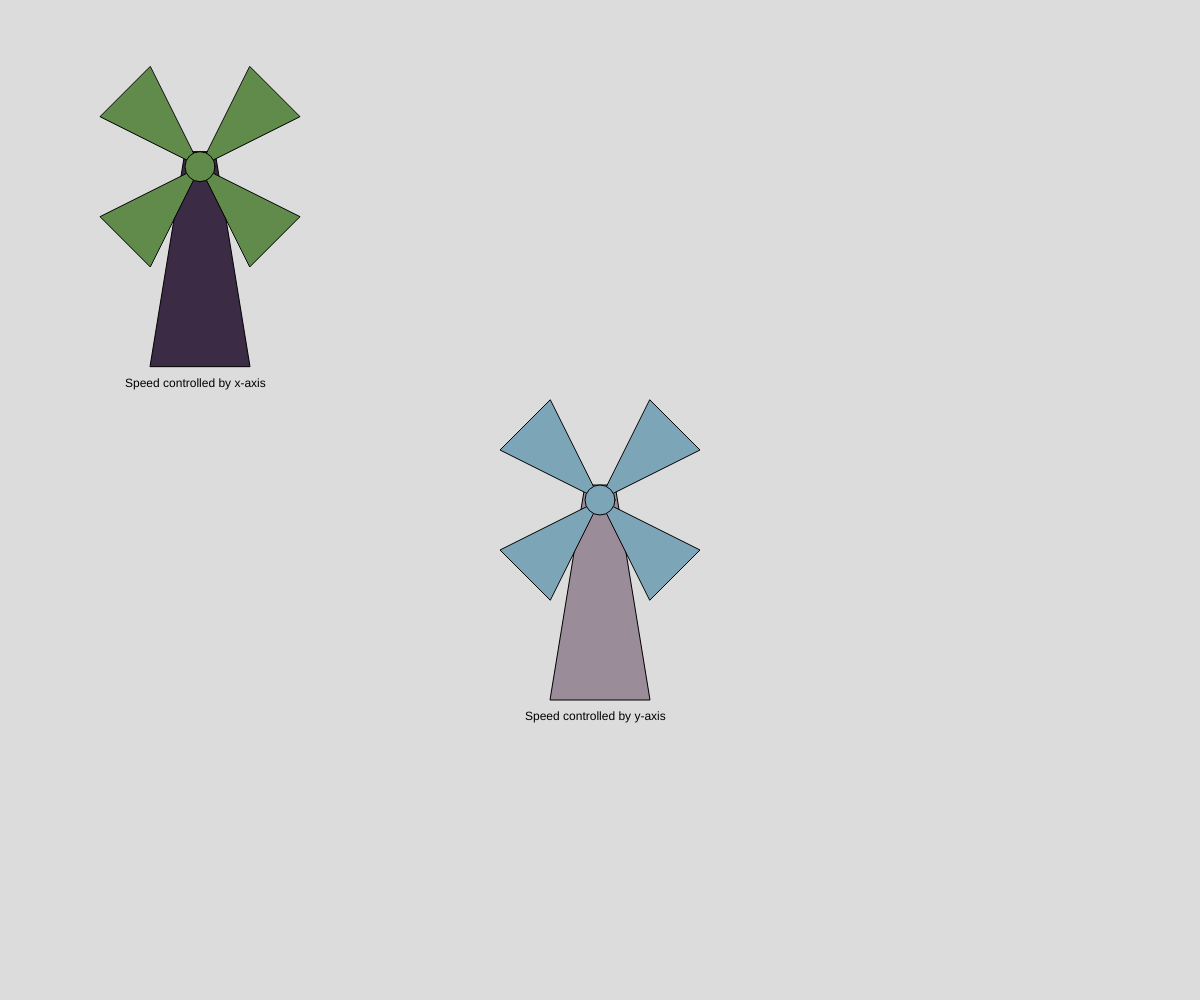
Frame 1 (no input)
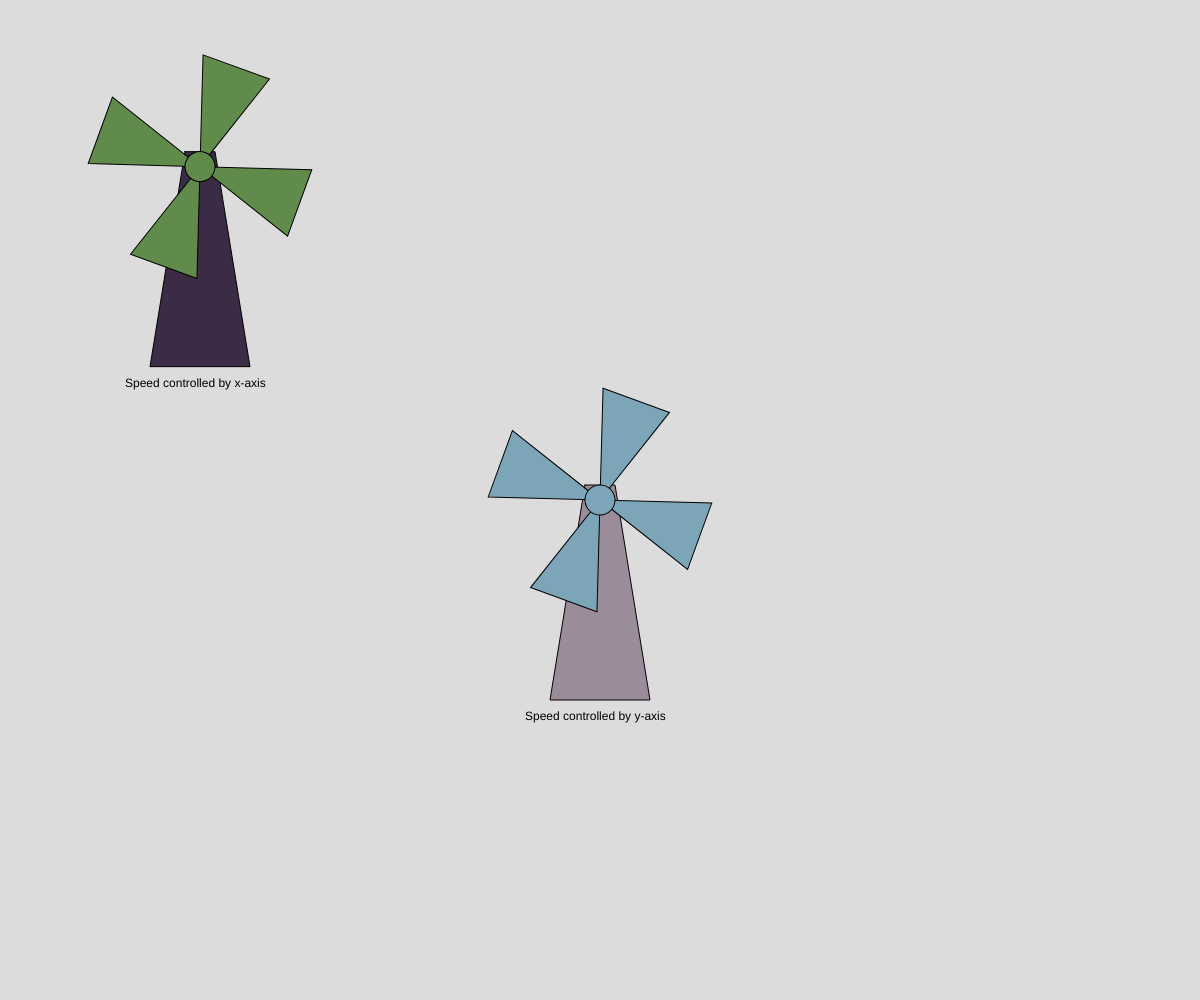
Frame 60 (no input)
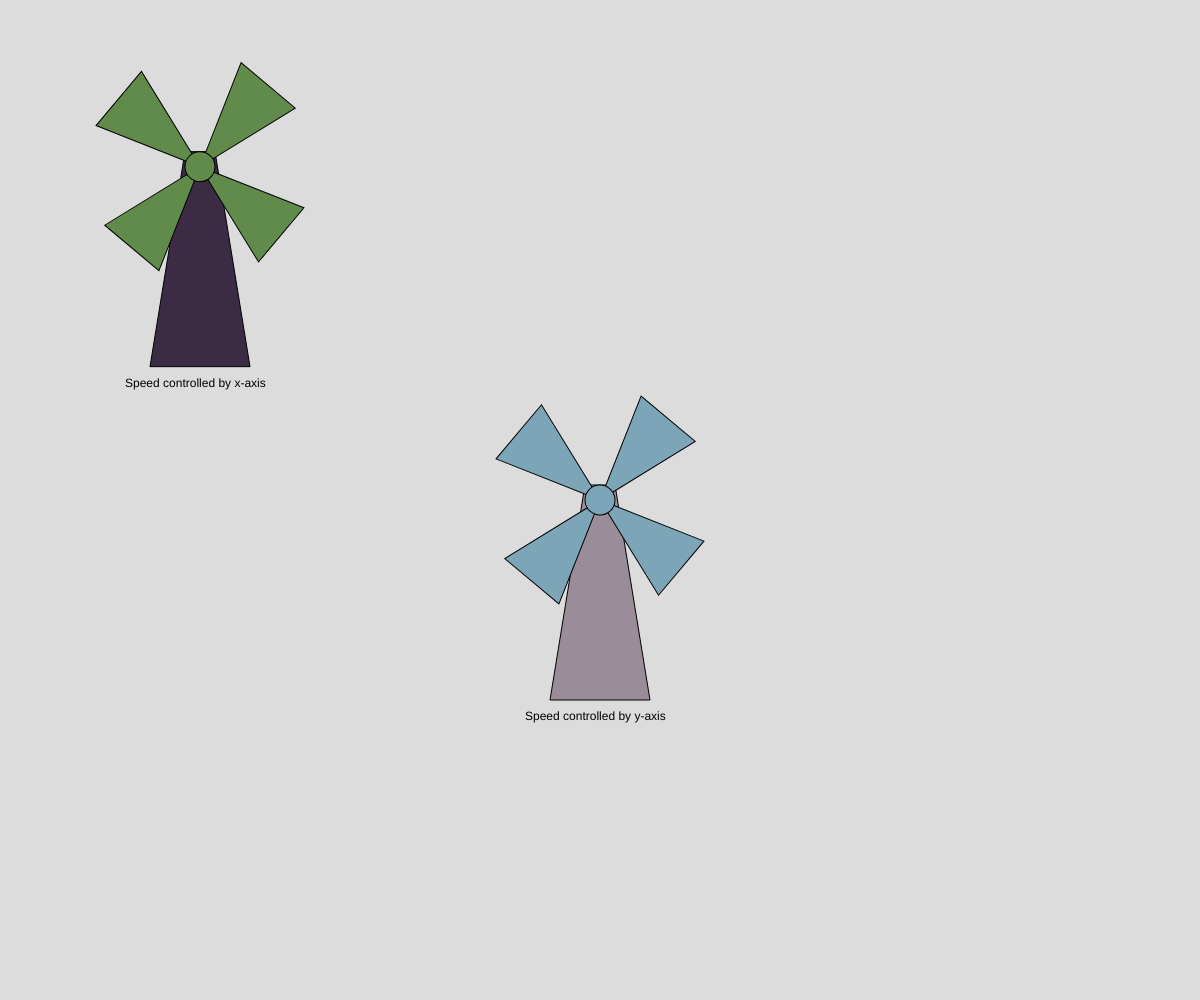
Frame 120 (the mouse pressed at the canvas centre since frame 60)

The p5.js sketch that drew these frames (run headless with seeded random() and noise() and a simulated clock; from frame 60 on, the mouse is pressed at the canvas centre):

// p5.js sketch
// ── sketch.js
// the initial rotation speed for the windmills
let millSpeedy = 0;
let millSpeedx = 0;

function setup() {
  createCanvas(windowWidth, windowHeight);
}
//59,43,68 -- purple

function draw() {
  background(220);
  windmill(6,millSpeedx,"x","rgb(59,43,68)","rgb(97, 139, 74)");
  windmill(2,millSpeedy,"y","rgb(154, 140, 152)","rgb(124, 165, 184)");
  // adjust speed of windmills bases on mouse moving accross x and y axis
  millSpeedx += 5 + map(mouseX, 0, windowWidth, -10, 10);
  millSpeedy += 5 + map(mouseY, 0, windowHeight, -10, 10);
}

function windmill(loc,sp,ax,baseColor,bladeColor){
  // windmill 1
  push();
  // move the origin to the left of the canvas
  translate(windowWidth / loc, windowHeight / loc);
  // windmill base
  fill(baseColor);
  beginShape();
  vertex(-15, -15);
  vertex(-50, 200);
  vertex(50, 200);
  vertex(15, -15);
  endShape(CLOSE);
  fill(0);  // black text
  text("Speed controlled by "+ax+"-axis", -75, 220);

  // windmill blades
  fill(bladeColor);   
  rotate(radians(sp));
  triangle(0, 0, 100, 50, 50, 100);
  triangle(0, 0, -100, -50, -50, -100);
  triangle(0, 0, -100, 50, -50, 100);
  triangle(0, 0, 100, -50, 50, -100);

  ellipse(0, 0, 30,);
  // sp += 5 + map(mouseX, 0, windowWidth, -10, 10);

  pop();

}
